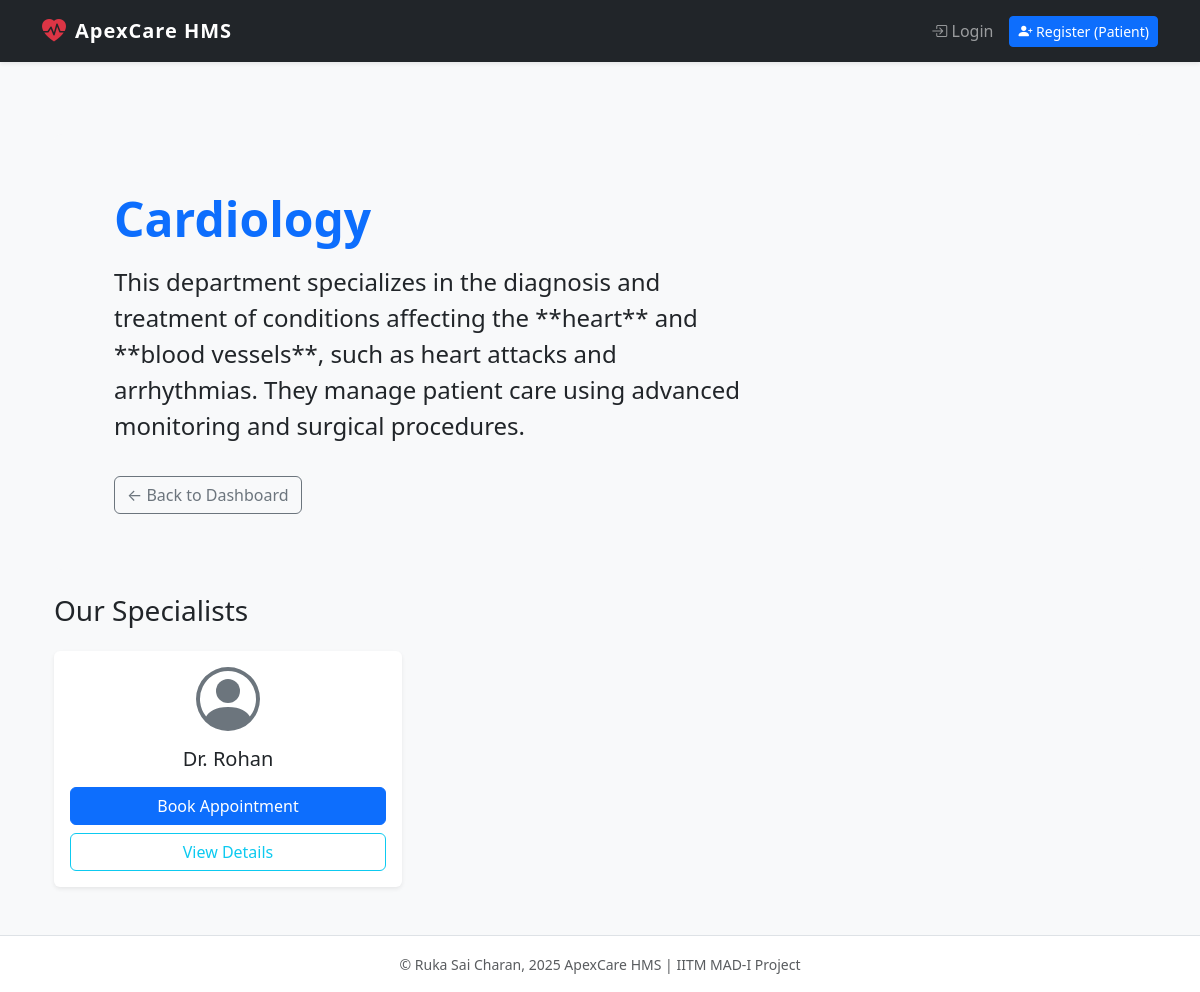
/departments/cardiology, run on an earlier commit of the app's database.
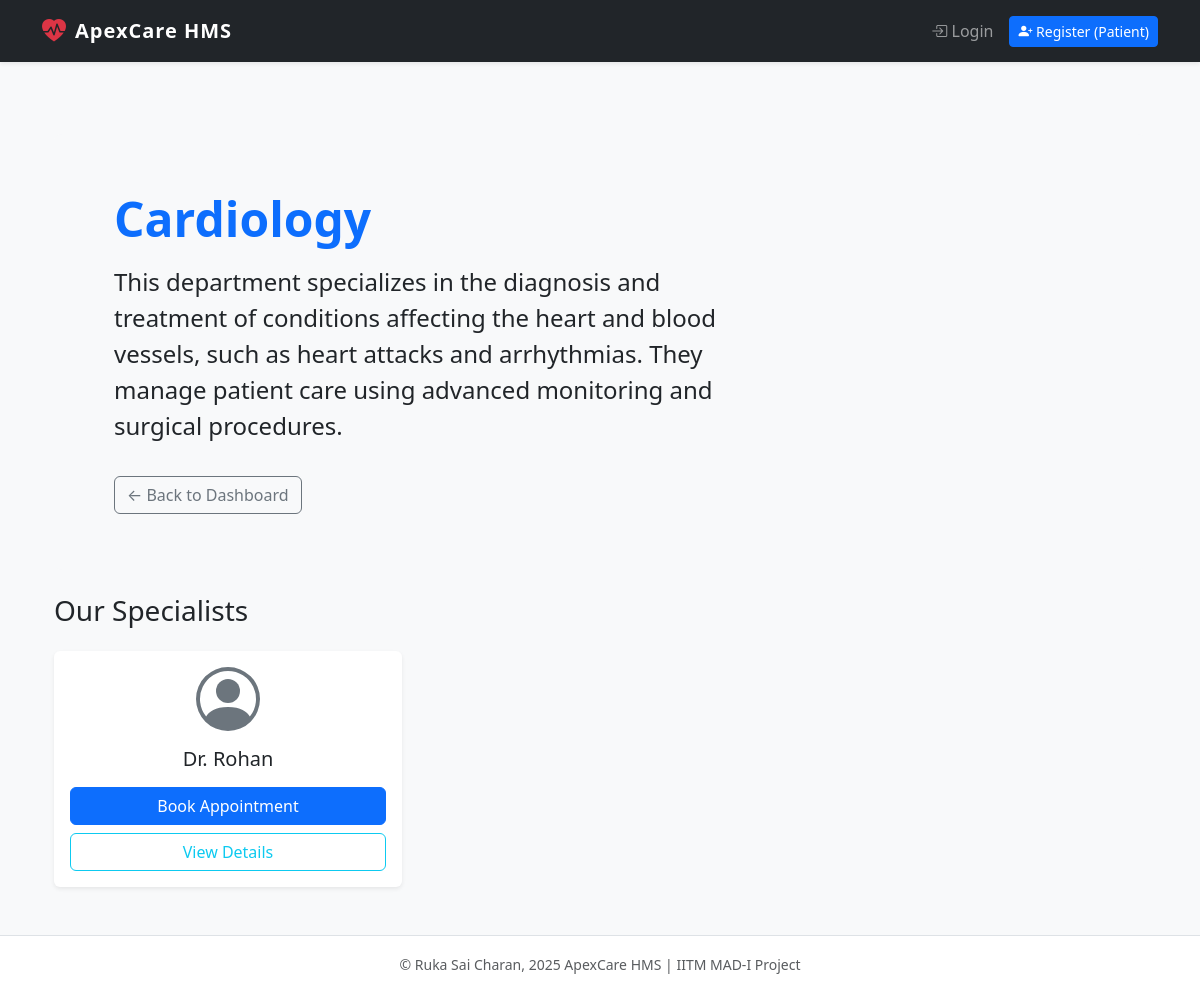
And on a later commit of the database.
### models.py (models this page shows)
class Department(db.Model):
    id = db.Column(db.Integer, primary_key=True)
    name = db.Column(db.String(100), unique=True, nullable=False)
    details = db.Column(db.String(100), default="")

### app.py (the view)
@app.route('/departments/<string:department_name>')
def department_details(department_name):
    dept = Department.query.filter_by(name=department_name).first_or_404()
    doctors = Doctor.query.filter_by(department_id=dept.id).all()
    return render_template('department_details.html', department=dept, doctors=doctors)

### templates/department_details.html (shortened to what this page needs)
{% extends "base.html" %}
{% block content %}
<div class="container py-5">
    <div class="p-5 mb-4 bg-light rounded-3">
        <div class="container-fluid py-2">
            <h1 class="display-5 fw-bold text-primary">{{ department.name | capitalize }}</h1>
            <p class="col-md-8 fs-4 mt-3">
                {{ department.details or "Dedicated to providing top-tier medical care in this specialization." }}
            </p>
            <a href="{{ url_for('patient_dashboard') }}" class="btn btn-outline-secondary mt-3">&larr; Back to Dashboard</a>
        </div>
    </div>
    <h3 class="mb-4">Our Specialists</h3>
    {% if not doctors %}
        <div class="alert alert-info">No doctors are currently listed for this department.</div>
    {% else %}
        <div class="row row-cols-1 row-cols-md-3 g-4">
            {% for doctor in doctors %}
            <div class="col">
                <div class="card h-100 shadow-sm border-0">
                    <div class="card-body text-center">
                        <div class="mb-3">
                        </div>
                        <h5 class="card-title">Dr. {{ doctor.name }}</h5>
                        <div class="d-grid gap-2">
                            <a href="{{ url_for('book_appointment', doctor_id=doctor.id) }}" class="btn btn-primary">Book Appointment</a>
                            <a href="{{ url_for('doctor_public_profile', doctor_id=doctor.id) }}" class="btn btn-outline-info">View Details</a>
                        </div>
                    </div>
                </div>
            </div>
            {% endfor %}
        </div>
    {% endif %}
</div>
{% endblock %}

What changed in the data, as far as the page shows it:
changed Department "Cardiology": details "…of conditions affecting the **heart** and **blood vessels**, such as heart attacks…" → "…of conditions affecting the heart and blood vessels, such as heart attacks…"
